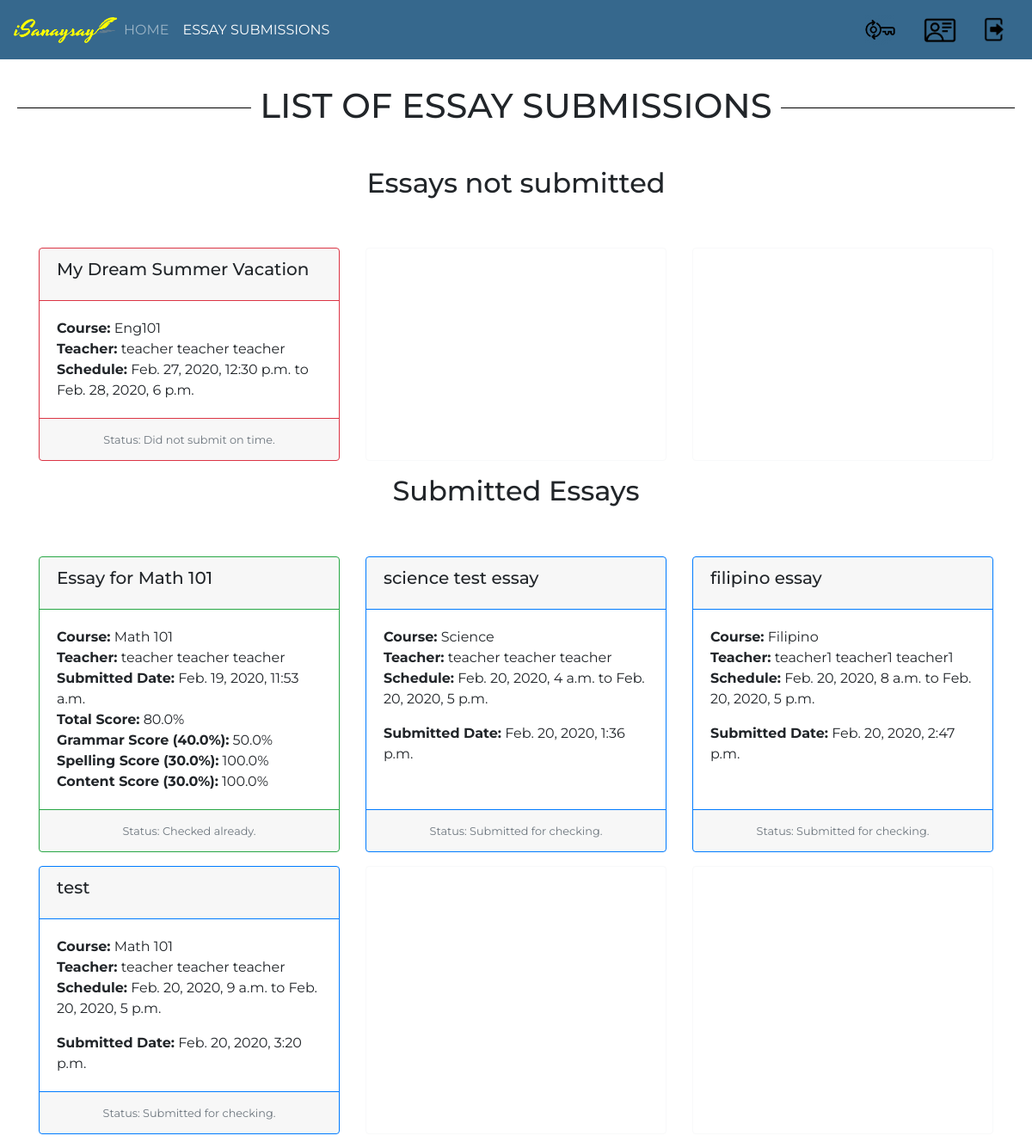
The page /isanaysay/view_essay_submissions (signed in) on the database as committed earlier.
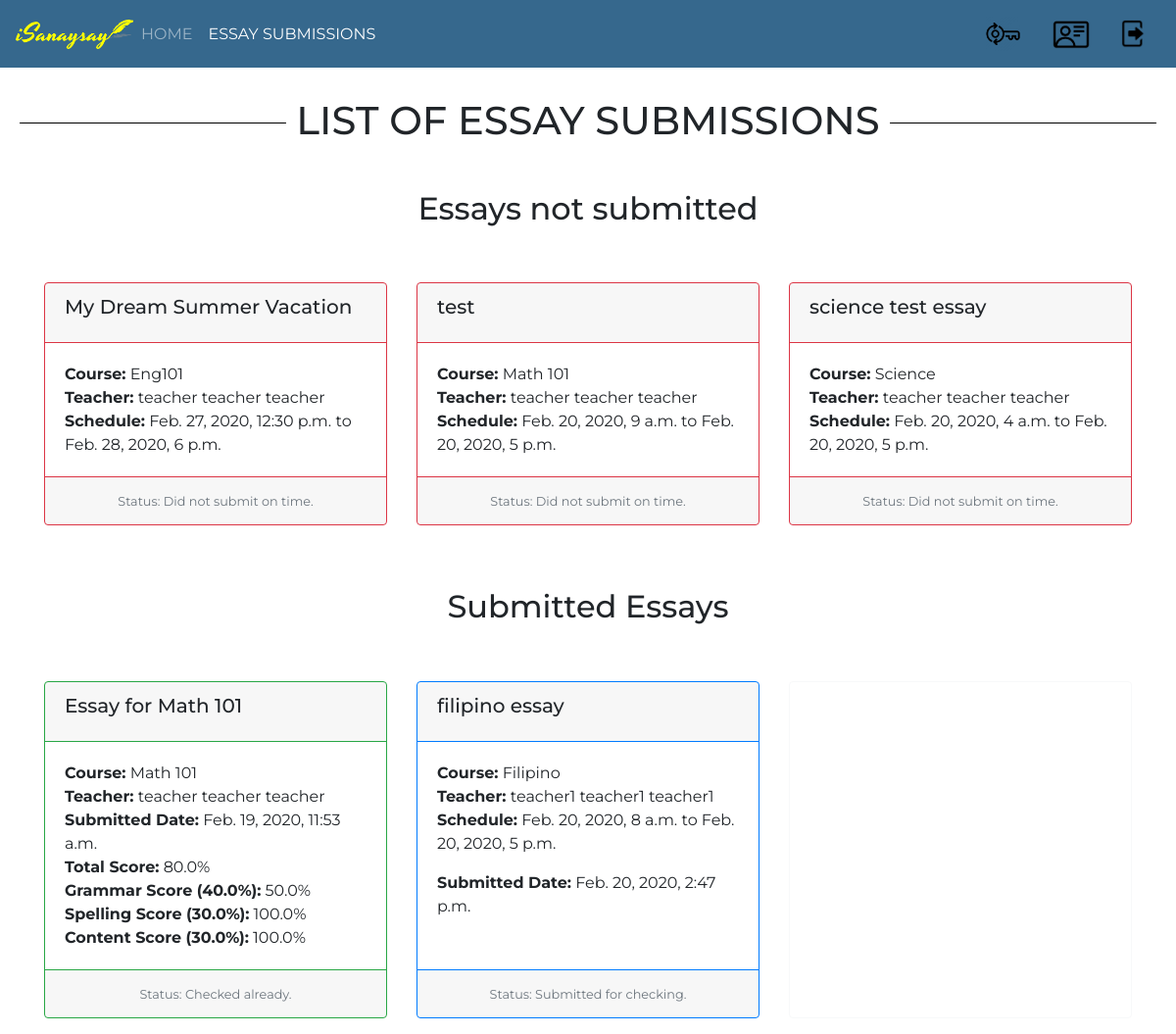
The same page on the database as committed later.
### users/models.py (models this page shows, shortened)
class Essay(models.Model):
    course = models.ForeignKey(Course, verbose_name="Course", on_delete = models.CASCADE)
    name = models.CharField(verbose_name="Essay Name", max_length=300)
    essay_description = models.CharField(verbose_name="Essay Description", max_length=1500)
    essay_code = models.CharField(verbose_name="Essay Code", max_length=100)
    maximum_length = models.IntegerField(verbose_name="Maximum Length")
    start_date_time = models.DateTimeField(verbose_name="Essay Start Date and Time")
    end_date_time = models.DateTimeField(verbose_name="Essay End Date and Time")
    criteria_no_1 = models.FloatField(verbose_name="Grammar",default=0)
    criteria_no_2 = models.FloatField(verbose_name="Spelling",default=0)
    criteria_no_3 = models.FloatField(verbose_name="Content",default=0)
    words = models.CharField(verbose_name="Words",max_length=10000,default="")
    def is_past_due(self):
        date_today = datetime.datetime.now().replace(tzinfo=utc)
        essay_end_date = self.end_date_time.replace(tzinfo=utc)
        return date_today > essay_end_date
    def is_ongoing(self):
        date_today = datetime.datetime.now().replace(tzinfo=utc)
        essay_end_date = self.end_date_time.replace(tzinfo=utc)
        essay_start_date = self.start_date_time.replace(tzinfo=utc)
        return date_today > essay_start_date and date_today < essay_end_date

class Course(models.Model):
    pass
    semester_Choices = (
        ('A', 'First Semester'),
        ('B', 'Second Semester'),
        ('C', 'Summer'),
    )
    shoolYear_Choices = (
        ('1', '2019-2020'),
        ('2', '2020-2021'),
        ('3', '2021-2022'),
    )
    name = models.CharField(verbose_name="Course Name", max_length=128)
    course_code = models.CharField(verbose_name="Course Code", max_length=128)
    course_description = models.CharField(verbose_name="Course Description", max_length=500)
    course_detail = models.CharField(verbose_name="Course Detail", max_length=100)
    course_unit = models.IntegerField(verbose_name="Course Units", default=3)
    course_semester = models.CharField(max_length=1,choices=semester_Choices, default='A', verbose_name="Semester")
    course_school_year = models.CharField(max_length=1,choices=shoolYear_Choices, default='20', verbose_name="School Year")
    start_date = models.DateField(verbose_name="Course Start Date")
    end_date = models.DateField(verbose_name="Course End Date")
    students = models.ManyToManyField(CustomUser, related_name='students_enrolled')
    teacher = models.ForeignKey(CustomUser, verbose_name="Teacher", on_delete = models.CASCADE)

class CustomUser(AbstractUser):
    pass
    isStudent_Choices = (
        ('S', 'Student'),
        ('T', 'Teacher'),
    )
    first_name = models.CharField(verbose_name="First Name", max_length=100, default="")
    middle_name = models.CharField(verbose_name="Middle Name", max_length=100, default="")
    last_name = models.CharField(verbose_name="Last Name", max_length=100, default="")
    email_address = models.CharField(verbose_name="Email Address", max_length=100, default="some@email.com")
    id_number = models.CharField(verbose_name="ID Number", max_length=50, default="")
    isStudent = models.CharField(max_length=1,choices=isStudent_Choices, default='S', verbose_name="Student or Teacher")
    def __str__(self):
        return self.first_name + " " + self.middle_name + " " + self.last_name

class EssaySubmission(models.Model):
    pass
    isChecked_Choices = (
        ('Y', 'Yes'),
        ('N', 'No'),
    )
    essay = models.ForeignKey(Essay, verbose_name="Essay", on_delete = models.CASCADE)
    student = models.ForeignKey(CustomUser, verbose_name="Student", on_delete = models.CASCADE)
    content = models.CharField(verbose_name="Essay Content", max_length=3000)
    isChecked = models.CharField(max_length=1,choices=isChecked_Choices, default='N', verbose_name="Checked or Not Checked")
    submitted_date = models.DateTimeField(verbose_name="Essay Submission Date", auto_now_add=True)
    checked_date = models.DateTimeField(verbose_name="Essay Checked Date", auto_now_add=True)
    grammar_score = models.FloatField(verbose_name="Grammar Score", default=0)
    spelling_score = models.FloatField(verbose_name="Spelling Score", default=0)
    content_score = models.FloatField(verbose_name="Content Score", default=0)
    def checked_submission(self):
        if self.isChecked == 'N':
            return False
        return True
    def get_total_score(self):
        return (self.grammar_score  * self.essay.criteria_no_1 / 100) + (self.spelling_score * self.essay.criteria_no_2 / 100 ) + (self.content_score * self.essay.criteria_no_3 / 100 )

### users/views.py (the view)
def view_essay_submissions(request):
    if request.user.is_authenticated:
        template = "list_essay_submission.html"
        user_id = request.user.id
        print(user_id)
        essays = Essay.objects.select_related('course')
        essay_submissions = EssaySubmission.objects.select_related('student','essay').filter(student__id=user_id)
        courses = Course.objects.all()
        for essay in essays:
            present = False
            for s in essay.course.students.all():
                if s.id == user_id:
                    present = True
                    break
            if not present:
                essays = essays.exclude(id=essay.id)
        for essay in essays:
            present = False
            for es in essay_submissions:
                if essay.id == es.essay.id:
                    present = True
                    break
            if present:
                essays = essays.exclude(id=essay.id)
        date_today = datetime.datetime.now().replace(tzinfo=utc)
        context = {
            'essays': essays,
            'courses': courses,
            'essay_submissions': essay_submissions,
            'date_today': date_today,
        }
        return render(request, template, context)
    else:
        return HttpResponseRedirect(reverse_lazy('index'))

### templates/list_essay_submission.html (shortened to what the changed rows need)
{% extends 'base.html' %}
{% block content %}
	<div id="parent"><div id="child"><br/><br/><br/>
		<h1><span> LIST OF ESSAY SUBMISSIONS </span></h1><br/><br/>
    <h2>Essays not submitted</h2><br/><br/>
    <div style="width:100%">
    <div class="card-deck" style="display:inline-flex">
				{% for essay in essays %}
        {% if essay.is_ongoing %}
  <div class="card border-warning mb-3" style="max-width:350px;">
      <div class="card-header border-warning" ><a style="float:left;" href="{% url 'add-essay-submission' essay.id %}"><h5 class="card-title">{{ essay.name }}</h5> </a></div>
    <div class="card-body">
      <p class="card-text" style="float:left;margin-bottom:0px;"><b>Course:</b> {{ essay.course.name }}</p><br/>
      <p class="card-text" style="float:left;margin-bottom:0px;"><b>Teacher:</b> {{ essay.course.teacher }}</p><br/>
      <p class="card-text" style="float:left; text-align: left;"><b>Schedule:</b> {{ essay.start_date_time }} to {{ essay.end_date_time }}</p>
    </div>
    <div class="card-footer border-warning">
      <small class="text-muted">Status: Ongoing.</small>
    </div>
  </div>
        {% elif essay.is_past_due %}
  <div class="card border-danger mb-3" style="max-width:350px;">
      <div class="card-header border-danger" ><div style="float:left;" ><h5 class="card-title">{{ essay.name }}</h5> </div></div>
    <div class="card-body">
      <p class="card-text" style="float:left;margin-bottom:0px;"><b>Course:</b> {{ essay.course.name }}</p><br/>
      <p class="card-text" style="float:left;margin-bottom:0px;"><b>Teacher:</b> {{ essay.course.teacher }}</p><br/>
      <p class="card-text" style="float:left; text-align: left;"><b>Schedule:</b> {{ essay.start_date_time }} to {{ essay.end_date_time }}</p>
    </div>
    <div class="card-footer border-danger">
      <small class="text-muted">Status: Did not submit on time.</small>
    </div>
  </div>
        {% endif %}
        {% if forloop.counter|divisibleby:"3" %}
      </div></div>
    <div style="width:100%"><div class="card-deck" style="display:inline-flex">
        {% endif %}
        {% if forloop.counter|divisibleby:"3" %}
      </div> </div><div style="width:100%"><div class="card-deck" style="display:inline-flex">
        {% endif %}
        {% if forloop.last %}
        {% if forloop.counter|add:-1|divisibleby:"3" %}
  <div class="card border-light mb-3" style="min-width:350px;max-width:350px;"></div>
  <div class="card border-light mb-3" style="min-width:350px;max-width:350px;"></div>
        {% endif %}{% endif %}
        {% empty %}
        <h5> No ongoing essays yet. </h5>
  {% endfor %}
</div></div>
    <h2>Submitted Essays</h2><br/><br/>
    <div style="width:100%">
    <div class="card-deck" style="display:inline-flex; clear:both;">
    {% for essay_submission in essay_submissions %}
        {% if not essay_submission.checked_submission %}
  <div class="card border-primary mb-3" style="max-width:350px;">
      <div class="card-header border-primary" ><div style="float:left;" ><h5 class="card-title">{{ essay_submission.essay.name }}</h5> </div></div>
    <div class="card-body">
      <p class="card-text" style="float:left;margin-bottom:0px;"><b>Course:</b> {{ essay_submission.essay.course.name }}</p><br/>
      <p class="card-text" style="float:left;margin-bottom:0px;"><b>Teacher:</b> {{ essay_submission.essay.course.teacher }}</p><br/>
      <p class="card-text" style="float:left; text-align: left;"><b>Schedule:</b> {{ essay_submission.essay.start_date_time }} to {{ essay_submission.essay.end_date_time }}</p>
      <p class="card-text" style="float:left; margin-bottom:0px;text-align: left;"><b>Submitted Date:</b> {{ essay_submission.submitted_date }}</p>
    </div>
    <div class="card-footer border-primary">
      <small class="text-muted">Status: Submitted for checking.</small>
    </div>
  </div>
        {% else %}
  <div class="card border-success mb-3" style="max-width:350px;">
      <div class="card-header border-success" ><div style="float:left;" ><h5 class="card-title">{{ essay_submission.essay.name }}</h5> </div></div>
    <div class="card-body">
      <p class="card-text" style="float:left;margin-bottom:0px;"><b>Course:</b> {{ essay_submission.essay.course.name }}</p><br/>
      <p class="card-text" style="float:left;margin-bottom:0px;"><b>Teacher:</b> {{ essay_submission.essay.course.teacher }}</p><br/>
      <p class="card-text" style="float:left; margin-bottom:0px;text-align: left; clear:both;"><b>Submitted Date:</b> {{ essay_submission.submitted_date }}</p><br/><br/>
      <p class="card-text" style="float:left; margin-bottom:0px;text-align: left;"><b>Total Score:</b> {{ essay_submission.get_total_score }}%</p>
      <p class="card-text" style="float:left; margin-bottom:0px;text-align: left;"><b>Grammar Score ({{essay_submission.essay.criteria_no_1}}%):</b> {{ essay_submission.grammar_score }}%</p>
      <p class="card-text" style="float:left; margin-bottom:0px;text-align: left;"><b>Spelling Score ({{essay_submission.essay.criteria_no_2}}%):</b> {{ essay_submission.spelling_score }}%</p>
      <p class="card-text" style="float:left; margin-bottom:0px;text-align: left;"><b>Content Score ({{essay_submission.essay.criteria_no_3}}%):</b> {{ essay_submission.content_score }}%</p>
    </div>
    <div class="card-footer border-success">
      <small class="text-muted">Status: Checked already.</small>
    </div>
  </div>
        {% endif %}
        {% if forloop.counter|divisibleby:"3" %}
      </div> </div><div style="width:100%"><div class="card-deck" style="display:inline-flex">
        {% endif %}
        {% if forloop.last %}
        {% if forloop.counter|add:-2|divisibleby:"3" %}
  <div class="card border-light mb-3" style="min-width:350px;max-width:350px;"></div>
        {% endif %}
        {% if forloop.counter|add:-1|divisibleby:"3" %}
  <div class="card border-light mb-3" style="min-width:350px;max-width:350px;"></div>
  <div class="card border-light mb-3" style="min-width:350px;max-width:350px;"></div>
        {% endif %}
        {% endif %}
        {% empty %}
        <h5> No essay submitted yet. </h5>
        {% endfor %}
</div></div>
</div>
	</div></div>
{% endblock %}

Rows that differ between the two databases and show on the page:
removed EssaySubmission: essay.name "science test essay", essay.course.name "Science", essay.course.teacher "teacher teacher teacher", essay.start_date_time "Feb. 20, 2020, 4 a.m.", essay.end_date_time "Feb. 20, 2020, 5 p.m.", submitted_date "Feb. 20, 2020, 1:36 p.m."
removed EssaySubmission: essay.name "test", essay.course.name "Math 101", essay.course.teacher "teacher teacher teacher", essay.start_date_time "Feb. 20, 2020, 9 a.m.", essay.end_date_time "Feb. 20, 2020, 5 p.m.", submitted_date "Feb. 20, 2020, 3:20 p.m."
now on this page (row unchanged): Essay: name "test", course.name "Math 101", course.teacher "teacher teacher teacher", start_date_time "Feb. 20, 2020, 9 a.m.", end_date_time "Feb. 20, 2020, 5 p.m."
now on this page (row unchanged): Essay: name "science test essay", course.name "Science", course.teacher "teacher teacher teacher", start_date_time "Feb. 20, 2020, 4 a.m.", end_date_time "Feb. 20, 2020, 5 p.m."
